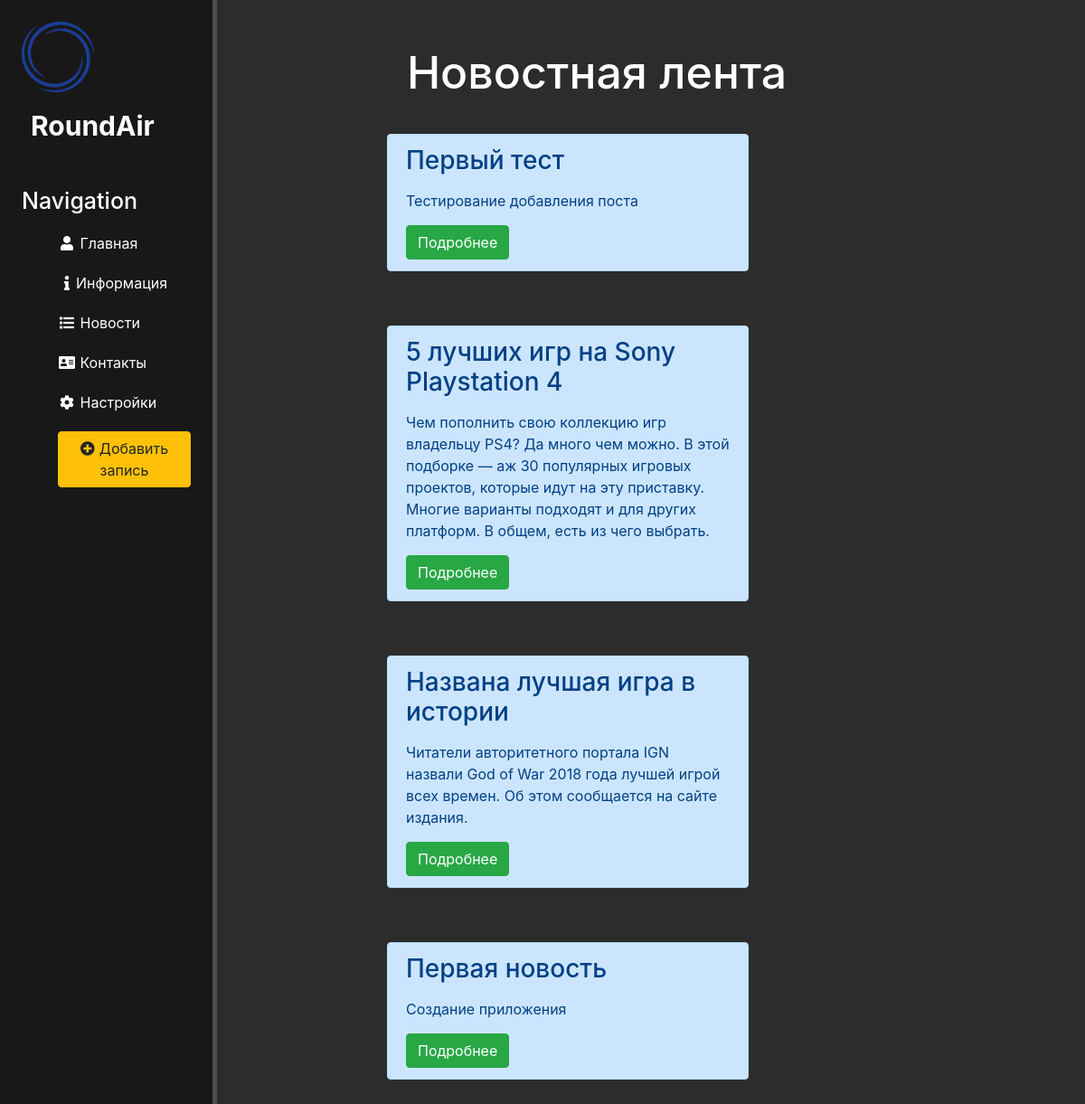
The page /news/ on the database as committed earlier.
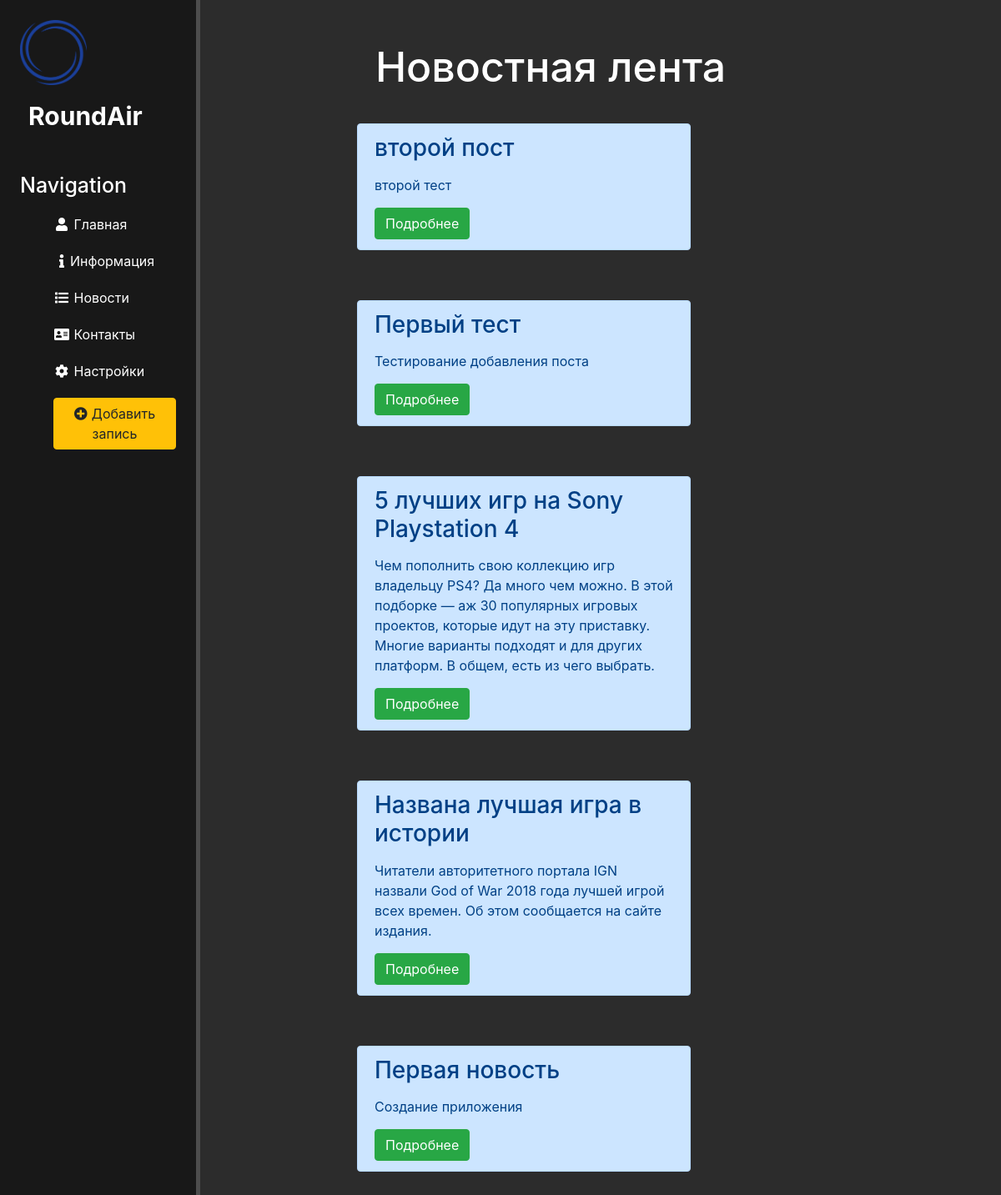
The same page on the database as committed later.
### news/models.py (models this page shows, shortened)
class Articles(models.Model):
    object = ''
    title = models.CharField('Название', max_length=50)
    anans = models.CharField('Анонс', max_length=250)
    text = models.TextField('Текст')
    data_time = models.DateTimeField('Дата')
    class Meta:
        verbose_name = 'Новость'
        verbose_name_plural = 'Новости'

### news/views.py (the view)
# urls.py: path('', views.news_home, name='news_home'),
def news_home(request):
    news = Articles.objects.order_by('-data_time')
    return render(request, 'news/news_home.html', {'news': news})

### news/templates/news/news_home.html (shortened to what this page needs)
{% extends 'first/main.html' %}
{% block content %}
    <div class="features">
        <h1>Новостная лента</h1>
        {% if news %}
           {% for el in news %}
              <div class="alert alert-primary">
                  <h3>{{el.title}}</h3>
                  <p>{{el.anans}}</p>
                  <a href="{% url 'news_details' el.id %}" class="btn btn-success">Подробнее</a>
              </div>
           {% endfor %}
        {% else %}
        <p>Новости отсутствуют</p>
        {% endif %}
    </div>
{% endblock %}

### first/templates/first/main.html (shortened to what this page needs)
{% load static %}
<!doctype html>
<html lang="ru">
<head>
    <link rel="stylesheet" href="https://cdn.jsdelivr.net/npm/bootstrap@4.6.1/dist/css/bootstrap.min.css">
    <link rel="stylesheet" href="{% static 'first/css/first.css' %}">
    <link rel="stylesheet" href="https://use.fontawesome.com/releases/v5.3.1/css/all.css">
</head>
<body>
<aside>
    <img src="{% static 'first/img/is-png-a-vector-format.png' %}" alt="Логотип">
    <span class="logo">RoundAir</span>
    <h3>Navigation</h3>
    <ul>
        <a href="{% url 'home' %}"><li><i class="fa fa-user fa-fw"></i> Главная </li></a>
        <a href="{% url 'about' %}"><li><i class="fa fa-info fa-fw"></i>Информация </li></a>
        <a href="{% url 'news_home' %}"><li><i class="fa fa-list fa-fw"></i> Новости </li></a>
        <a href="/"><li><i class="fa fa-address-card fa-fw"></i> Контакты</li></a>
        <a href="/"><li><i class="fa fa-cog fa-spin fa fa-fw"></i> Настройки </li></a>
        <a href="{% url 'create' %}"><li><button class="btn btn-warning"><i class='fa fa-plus-circle fa'></i>Добавить запись</button></li></a>
    </ul>
</aside>
<main class="features">
    {% block content %}
    {% endblock %}
</main>
</body>
</html>

### first/static/first/css/first.css (style rules this page uses)
body { background: #2c2c2c; }
aside { float: left; background: #181818; width:20%; padding:2%; height:200vh; border-right: 5px solid #4d4d4d; color: #ffffff; }
aside img { width:80px; float:left; }
aside .logo { font-size: 30px; margin-left: 10px; font-weight: bold; position: relative; top:15px; }
aside h3 { margin-top: 60px; font-size: 25px; }
aside ul { list-style: none; }
aside ul li { color: #ffffff; display: block; margin-top:20px; transition: transform .6s ease; }
.fa-plus-circle { margin-right: 5px; }
main .features { float: left; color: #ffffff; margin-top: 50px; text-align: center; width: 70%; }
main .features h1 { font-size: 50px; }
main .features p { max-width: 400px; margin: 15px auto; }
.alert-primary { float: right; clear: both; width: 400px; margin: 30px 30%; text-align: left; }

Rows that differ between the two databases and show on the page:
added Articles: title "второй пост", anans "второй тест"
